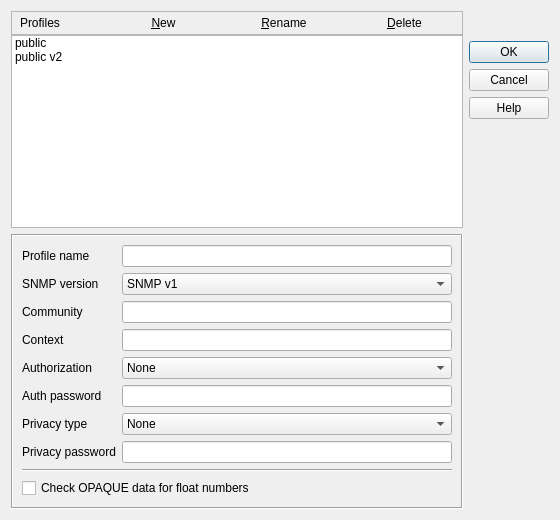
<?xml version="1.0" encoding="UTF-8"?>
<ui version="4.0">
 <class>QSnmpCredentialsDlg</class>
 <widget class="QDialog" name="QSnmpCredentialsDlg">
  <property name="geometry">
   <rect>
    <x>0</x>
    <y>0</y>
    <width>560</width>
    <height>520</height>
   </rect>
  </property>
  <property name="windowTitle">
   <string>SNMP Credentials</string>
  </property>
  <layout class="QHBoxLayout" name="horizontalLayout">
   <item>
    <layout class="QVBoxLayout" name="verticalLayout_4">
     <item>
      <layout class="QVBoxLayout" name="verticalLayout">
       <property name="spacing">
        <number>0</number>
       </property>
       <item>
        <widget class="QFrame" name="frame">
         <property name="frameShape">
          <enum>QFrame::StyledPanel</enum>
         </property>
         <property name="frameShadow">
          <enum>QFrame::Raised</enum>
         </property>
         <layout class="QHBoxLayout" name="horizontalLayout_2">
          <property name="leftMargin">
           <number>8</number>
          </property>
          <property name="topMargin">
           <number>0</number>
          </property>
          <property name="rightMargin">
           <number>0</number>
          </property>
          <property name="bottomMargin">
           <number>0</number>
          </property>
          <item>
           <widget class="QLabel" name="lblProfiles">
            <property name="sizePolicy">
             <sizepolicy hsizetype="Maximum" vsizetype="Preferred">
              <horstretch>0</horstretch>
              <verstretch>0</verstretch>
             </sizepolicy>
            </property>
            <property name="text">
             <string>Profiles</string>
            </property>
           </widget>
          </item>
          <item>
           <spacer name="horizontalSpacer">
            <property name="orientation">
             <enum>Qt::Horizontal</enum>
            </property>
            <property name="sizeType">
             <enum>QSizePolicy::Fixed</enum>
            </property>
            <property name="sizeHint" stdset="0">
             <size>
              <width>40</width>
              <height>20</height>
             </size>
            </property>
           </spacer>
          </item>
          <item>
           <widget class="QPushButton" name="btnNew">
            <property name="text">
             <string>&amp;New</string>
            </property>
            <property name="icon">
             <iconset resource="../qHostMonitor.qrc">
              <normaloff>:/img/new.png</normaloff>:/img/new.png</iconset>
            </property>
            <property name="iconSize">
             <size>
              <width>16</width>
              <height>16</height>
             </size>
            </property>
            <property name="flat">
             <bool>true</bool>
            </property>
           </widget>
          </item>
          <item>
           <widget class="QPushButton" name="btnRename">
            <property name="text">
             <string>&amp;Rename</string>
            </property>
            <property name="icon">
             <iconset resource="../qHostMonitor.qrc">
              <normaloff>:/img/action/properties.png</normaloff>:/img/action/properties.png</iconset>
            </property>
            <property name="iconSize">
             <size>
              <width>16</width>
              <height>16</height>
             </size>
            </property>
            <property name="flat">
             <bool>true</bool>
            </property>
           </widget>
          </item>
          <item>
           <widget class="QPushButton" name="btnDelete">
            <property name="text">
             <string>&amp;Delete</string>
            </property>
            <property name="icon">
             <iconset resource="../qHostMonitor.qrc">
              <normaloff>:/img/trash.png</normaloff>:/img/trash.png</iconset>
            </property>
            <property name="iconSize">
             <size>
              <width>16</width>
              <height>16</height>
             </size>
            </property>
            <property name="flat">
             <bool>true</bool>
            </property>
           </widget>
          </item>
         </layout>
        </widget>
       </item>
       <item>
        <widget class="QListWidget" name="listProfiles">
         <item>
          <property name="text">
           <string>public</string>
          </property>
         </item>
         <item>
          <property name="text">
           <string>public v2</string>
          </property>
         </item>
        </widget>
       </item>
      </layout>
     </item>
     <item>
      <widget class="QFrame" name="frmProperties">
       <property name="frameShape">
        <enum>QFrame::Box</enum>
       </property>
       <property name="frameShadow">
        <enum>QFrame::Sunken</enum>
       </property>
       <layout class="QVBoxLayout" name="verticalLayout_2">
        <item>
         <layout class="QFormLayout" name="formLayout">
          <item row="0" column="0">
           <widget class="QLabel" name="lblProfileName">
            <property name="text">
             <string>Profile name</string>
            </property>
           </widget>
          </item>
          <item row="0" column="1">
           <widget class="QLineEdit" name="editProfileName">
            <property name="readOnly">
             <bool>true</bool>
            </property>
           </widget>
          </item>
          <item row="1" column="0">
           <widget class="QLabel" name="lblSnmpVersion">
            <property name="text">
             <string>SNMP version</string>
            </property>
           </widget>
          </item>
          <item row="1" column="1">
           <widget class="QComboBox" name="cmbSnmpVersion">
            <item>
             <property name="text">
              <string>SNMP v1</string>
             </property>
            </item>
            <item>
             <property name="text">
              <string>SNMP v2c</string>
             </property>
            </item>
            <item>
             <property name="text">
              <string>SNMP v3</string>
             </property>
            </item>
           </widget>
          </item>
          <item row="2" column="0">
           <widget class="QLabel" name="lblCommunity">
            <property name="text">
             <string>Community</string>
            </property>
           </widget>
          </item>
          <item row="2" column="1">
           <widget class="QLineEdit" name="editCommunity"/>
          </item>
          <item row="3" column="0">
           <widget class="QLabel" name="lblContext">
            <property name="text">
             <string>Context</string>
            </property>
           </widget>
          </item>
          <item row="3" column="1">
           <widget class="QLineEdit" name="editContext"/>
          </item>
          <item row="4" column="0">
           <widget class="QLabel" name="lblAuthorization">
            <property name="text">
             <string>Authorization</string>
            </property>
           </widget>
          </item>
          <item row="4" column="1">
           <widget class="QComboBox" name="cmbAuthorization">
            <property name="sizeAdjustPolicy">
             <enum>QComboBox::AdjustToMinimumContentsLength</enum>
            </property>
            <item>
             <property name="text">
              <string>None</string>
             </property>
            </item>
            <item>
             <property name="text">
              <string>MD5</string>
             </property>
            </item>
            <item>
             <property name="text">
              <string>SHA</string>
             </property>
            </item>
           </widget>
          </item>
          <item row="5" column="0">
           <widget class="QLabel" name="lblAuthPassword">
            <property name="text">
             <string>Auth password</string>
            </property>
           </widget>
          </item>
          <item row="5" column="1">
           <widget class="QLineEdit" name="editAuthPassword"/>
          </item>
          <item row="6" column="0">
           <widget class="QLabel" name="lblPrivacyType">
            <property name="text">
             <string>Privacy type</string>
            </property>
           </widget>
          </item>
          <item row="6" column="1">
           <widget class="QComboBox" name="cmbPrivacyType">
            <item>
             <property name="text">
              <string>None</string>
             </property>
            </item>
            <item>
             <property name="text">
              <string>DES</string>
             </property>
            </item>
            <item>
             <property name="text">
              <string>3 DES</string>
             </property>
            </item>
            <item>
             <property name="text">
              <string>AES</string>
             </property>
            </item>
           </widget>
          </item>
          <item row="7" column="0">
           <widget class="QLabel" name="lblPrivacyPassword">
            <property name="text">
             <string>Privacy password</string>
            </property>
           </widget>
          </item>
          <item row="7" column="1">
           <widget class="QLineEdit" name="editPrivacyPassword"/>
          </item>
         </layout>
        </item>
        <item>
         <widget class="Line" name="line">
          <property name="orientation">
           <enum>Qt::Horizontal</enum>
          </property>
         </widget>
        </item>
        <item>
         <widget class="QCheckBox" name="chkOpaqueData">
          <property name="text">
           <string>Check OPAQUE data for float numbers</string>
          </property>
         </widget>
        </item>
       </layout>
      </widget>
     </item>
    </layout>
   </item>
   <item>
    <layout class="QVBoxLayout" name="verticalLayout_3">
     <item>
      <spacer name="verticalSpacer">
       <property name="orientation">
        <enum>Qt::Vertical</enum>
       </property>
       <property name="sizeType">
        <enum>QSizePolicy::Fixed</enum>
       </property>
       <property name="sizeHint" stdset="0">
        <size>
         <width>20</width>
         <height>30</height>
        </size>
       </property>
      </spacer>
     </item>
     <item>
      <widget class="QDialogButtonBox" name="btnBox">
       <property name="sizePolicy">
        <sizepolicy hsizetype="Fixed" vsizetype="Fixed">
         <horstretch>0</horstretch>
         <verstretch>0</verstretch>
        </sizepolicy>
       </property>
       <property name="orientation">
        <enum>Qt::Vertical</enum>
       </property>
       <property name="standardButtons">
        <set>QDialogButtonBox::Cancel|QDialogButtonBox::Help|QDialogButtonBox::Ok</set>
       </property>
      </widget>
     </item>
     <item>
      <spacer name="verticalSpacer_2">
       <property name="orientation">
        <enum>Qt::Vertical</enum>
       </property>
       <property name="sizeHint" stdset="0">
        <size>
         <width>20</width>
         <height>40</height>
        </size>
       </property>
      </spacer>
     </item>
    </layout>
   </item>
  </layout>
 </widget>
 <resources>
  <include location="../qHostMonitor.qrc"/>
 </resources>
 <connections>
  <connection>
   <sender>btnBox</sender>
   <signal>rejected()</signal>
   <receiver>QSnmpCredentialsDlg</receiver>
   <slot>reject()</slot>
   <hints>
    <hint type="sourcelabel">
     <x>316</x>
     <y>260</y>
    </hint>
    <hint type="destinationlabel">
     <x>286</x>
     <y>274</y>
    </hint>
   </hints>
  </connection>
 </connections>
</ui>
